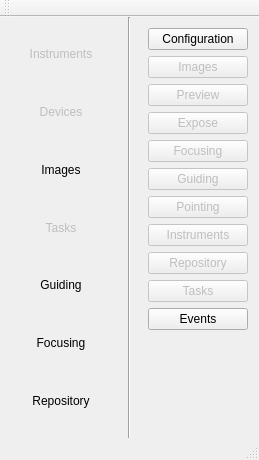
<?xml version="1.0" encoding="UTF-8"?>
<ui version="4.0">
 <class>snowgui::MainWindow</class>
 <widget class="QMainWindow" name="snowgui::MainWindow">
  <property name="enabled">
   <bool>true</bool>
  </property>
  <property name="geometry">
   <rect>
    <x>0</x>
    <y>0</y>
    <width>259</width>
    <height>460</height>
   </rect>
  </property>
  <property name="sizePolicy">
   <sizepolicy hsizetype="Fixed" vsizetype="Fixed">
    <horstretch>0</horstretch>
    <verstretch>0</verstretch>
   </sizepolicy>
  </property>
  <property name="minimumSize">
   <size>
    <width>0</width>
    <height>0</height>
   </size>
  </property>
  <property name="maximumSize">
   <size>
    <width>16777215</width>
    <height>16777215</height>
   </size>
  </property>
  <property name="windowTitle">
   <string>MainWindow</string>
  </property>
  <widget class="QWidget" name="centralWidget">
   <property name="enabled">
    <bool>true</bool>
   </property>
   <property name="autoFillBackground">
    <bool>false</bool>
   </property>
   <property name="locale">
    <locale language="C" country="AnyCountry"/>
   </property>
   <layout class="QHBoxLayout" name="horizontalLayout">
    <property name="leftMargin">
     <number>0</number>
    </property>
    <property name="topMargin">
     <number>0</number>
    </property>
    <property name="rightMargin">
     <number>0</number>
    </property>
    <property name="bottomMargin">
     <number>0</number>
    </property>
    <item>
     <widget class="QWidget" name="servicesWidget" native="true">
      <layout class="QVBoxLayout" name="verticalLayout">
       <item>
        <widget class="QLabel" name="instrumentsLabel">
         <property name="enabled">
          <bool>false</bool>
         </property>
         <property name="frameShape">
          <enum>QFrame::NoFrame</enum>
         </property>
         <property name="text">
          <string>Instruments</string>
         </property>
         <property name="alignment">
          <set>Qt::AlignCenter</set>
         </property>
         <property name="margin">
          <number>0</number>
         </property>
         <property name="indent">
          <number>-1</number>
         </property>
        </widget>
       </item>
       <item>
        <widget class="QLabel" name="devicesLabel">
         <property name="enabled">
          <bool>false</bool>
         </property>
         <property name="autoFillBackground">
          <bool>false</bool>
         </property>
         <property name="text">
          <string>Devices</string>
         </property>
         <property name="alignment">
          <set>Qt::AlignCenter</set>
         </property>
        </widget>
       </item>
       <item>
        <widget class="QLabel" name="imagesLabel">
         <property name="text">
          <string>Images</string>
         </property>
         <property name="alignment">
          <set>Qt::AlignCenter</set>
         </property>
        </widget>
       </item>
       <item>
        <widget class="QLabel" name="tasksLabel">
         <property name="enabled">
          <bool>false</bool>
         </property>
         <property name="text">
          <string>Tasks</string>
         </property>
         <property name="alignment">
          <set>Qt::AlignCenter</set>
         </property>
        </widget>
       </item>
       <item>
        <widget class="QLabel" name="guidingLabel">
         <property name="text">
          <string>Guiding</string>
         </property>
         <property name="alignment">
          <set>Qt::AlignCenter</set>
         </property>
        </widget>
       </item>
       <item>
        <widget class="QLabel" name="focusingLabel">
         <property name="text">
          <string>Focusing</string>
         </property>
         <property name="alignment">
          <set>Qt::AlignCenter</set>
         </property>
        </widget>
       </item>
       <item>
        <widget class="QLabel" name="repositoryLabel">
         <property name="text">
          <string>Repository</string>
         </property>
         <property name="alignment">
          <set>Qt::AlignCenter</set>
         </property>
        </widget>
       </item>
      </layout>
     </widget>
    </item>
    <item>
     <widget class="Line" name="servicesseparatorLine">
      <property name="orientation">
       <enum>Qt::Vertical</enum>
      </property>
     </widget>
    </item>
    <item>
     <widget class="QWidget" name="appsWidget" native="true">
      <layout class="QGridLayout" name="gridLayout">
       <item row="2" column="0">
        <widget class="QPushButton" name="appPreviewButton">
         <property name="enabled">
          <bool>false</bool>
         </property>
         <property name="text">
          <string>Preview</string>
         </property>
        </widget>
       </item>
       <item row="7" column="0">
        <widget class="QPushButton" name="appInstrumentsButton">
         <property name="enabled">
          <bool>false</bool>
         </property>
         <property name="text">
          <string>Instruments</string>
         </property>
        </widget>
       </item>
       <item row="3" column="0">
        <widget class="QPushButton" name="appExposeButton">
         <property name="enabled">
          <bool>false</bool>
         </property>
         <property name="text">
          <string>Expose</string>
         </property>
        </widget>
       </item>
       <item row="8" column="0">
        <widget class="QPushButton" name="appRepositoryButton">
         <property name="enabled">
          <bool>false</bool>
         </property>
         <property name="text">
          <string>Repository</string>
         </property>
        </widget>
       </item>
       <item row="1" column="0">
        <widget class="QPushButton" name="appImagesButton">
         <property name="enabled">
          <bool>false</bool>
         </property>
         <property name="text">
          <string>Images</string>
         </property>
        </widget>
       </item>
       <item row="4" column="0">
        <widget class="QPushButton" name="appFocusingButton">
         <property name="enabled">
          <bool>false</bool>
         </property>
         <property name="text">
          <string>Focusing</string>
         </property>
        </widget>
       </item>
       <item row="11" column="0">
        <spacer name="verticalSpacer">
         <property name="orientation">
          <enum>Qt::Vertical</enum>
         </property>
         <property name="sizeHint" stdset="0">
          <size>
           <width>20</width>
           <height>40</height>
          </size>
         </property>
        </spacer>
       </item>
       <item row="0" column="0">
        <widget class="QPushButton" name="appConfigurationButton">
         <property name="enabled">
          <bool>true</bool>
         </property>
         <property name="text">
          <string>Configuration</string>
         </property>
        </widget>
       </item>
       <item row="9" column="0">
        <widget class="QPushButton" name="appTasksButton">
         <property name="enabled">
          <bool>false</bool>
         </property>
         <property name="text">
          <string>Tasks</string>
         </property>
        </widget>
       </item>
       <item row="10" column="0">
        <widget class="QPushButton" name="appEventsButton">
         <property name="text">
          <string>Events</string>
         </property>
        </widget>
       </item>
       <item row="5" column="0">
        <widget class="QPushButton" name="appGuidingButton">
         <property name="enabled">
          <bool>false</bool>
         </property>
         <property name="text">
          <string>Guiding</string>
         </property>
        </widget>
       </item>
       <item row="6" column="0">
        <widget class="QPushButton" name="appPointingButton">
         <property name="enabled">
          <bool>false</bool>
         </property>
         <property name="text">
          <string>Pointing</string>
         </property>
        </widget>
       </item>
      </layout>
     </widget>
    </item>
   </layout>
  </widget>
  <widget class="QMenuBar" name="menuBar">
   <property name="geometry">
    <rect>
     <x>0</x>
     <y>0</y>
     <width>259</width>
     <height>22</height>
    </rect>
   </property>
  </widget>
  <widget class="QToolBar" name="mainToolBar">
   <attribute name="toolBarArea">
    <enum>TopToolBarArea</enum>
   </attribute>
   <attribute name="toolBarBreak">
    <bool>false</bool>
   </attribute>
  </widget>
  <widget class="QStatusBar" name="statusBar"/>
 </widget>
 <layoutdefault spacing="6" margin="11"/>
 <resources/>
 <connections/>
 <slots>
  <slot>launchPreview()</slot>
  <slot>launchFocusing()</slot>
 </slots>
</ui>
